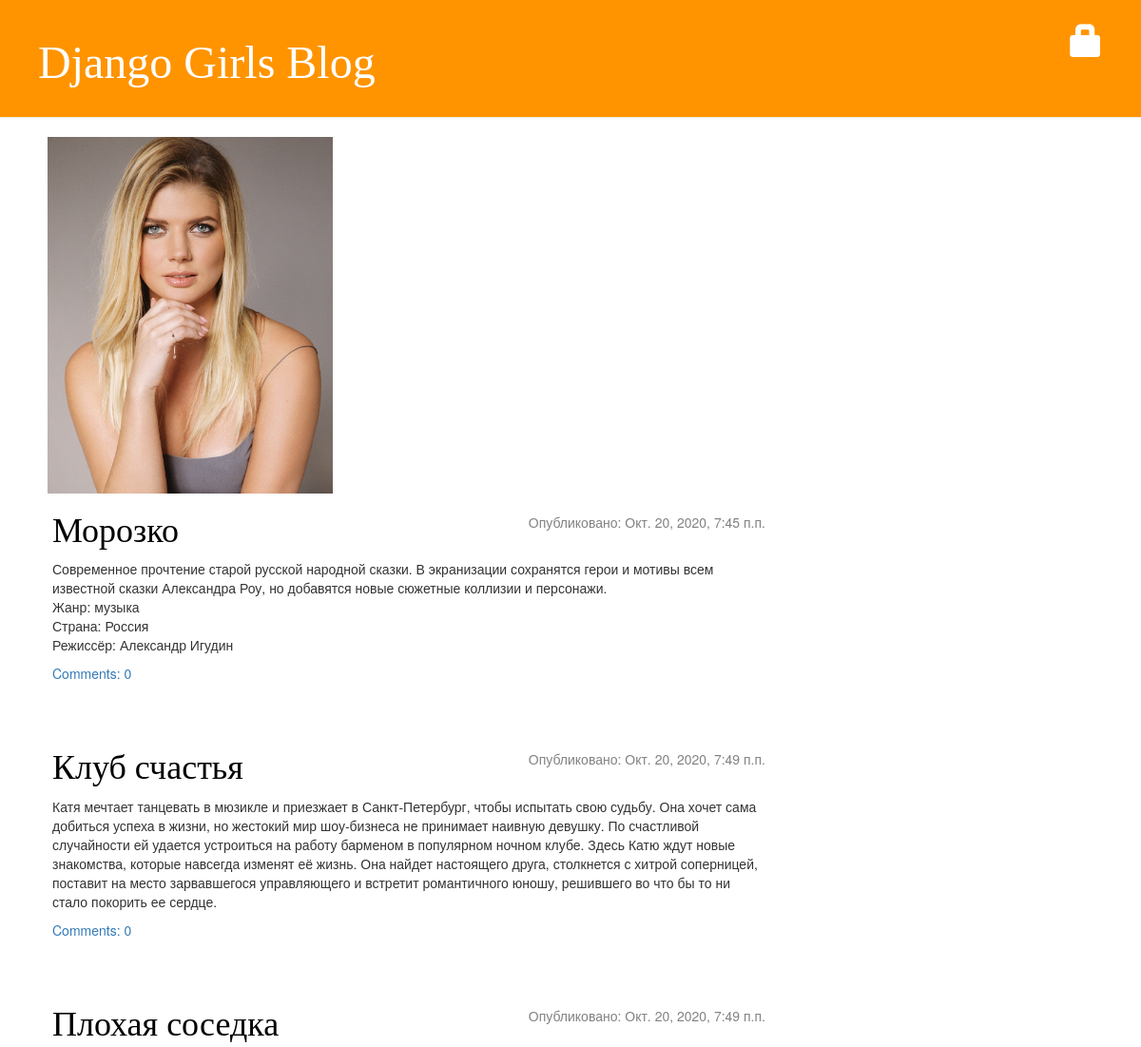
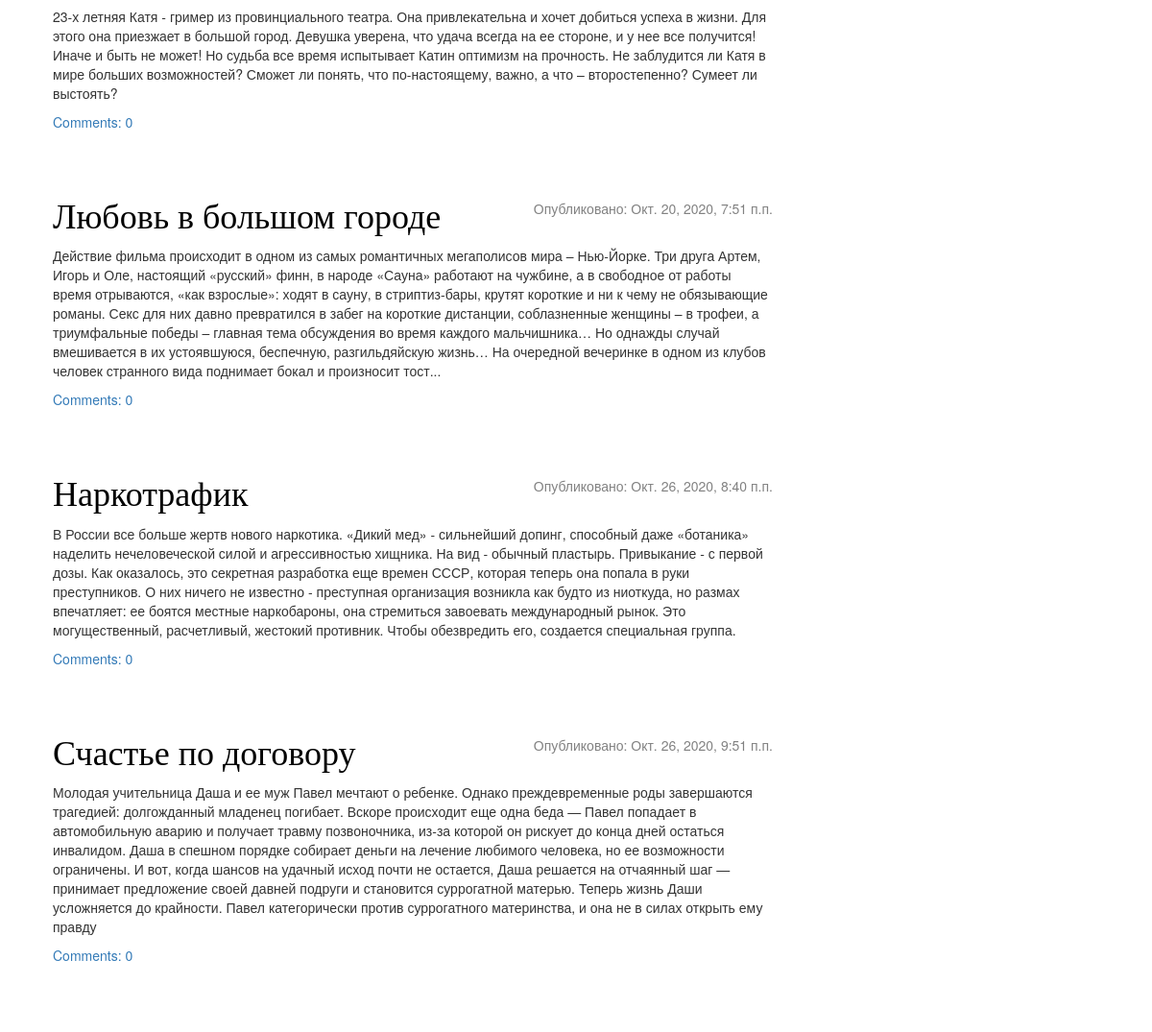
/, run on an earlier commit of the app's database (2 pictures, top to bottom).
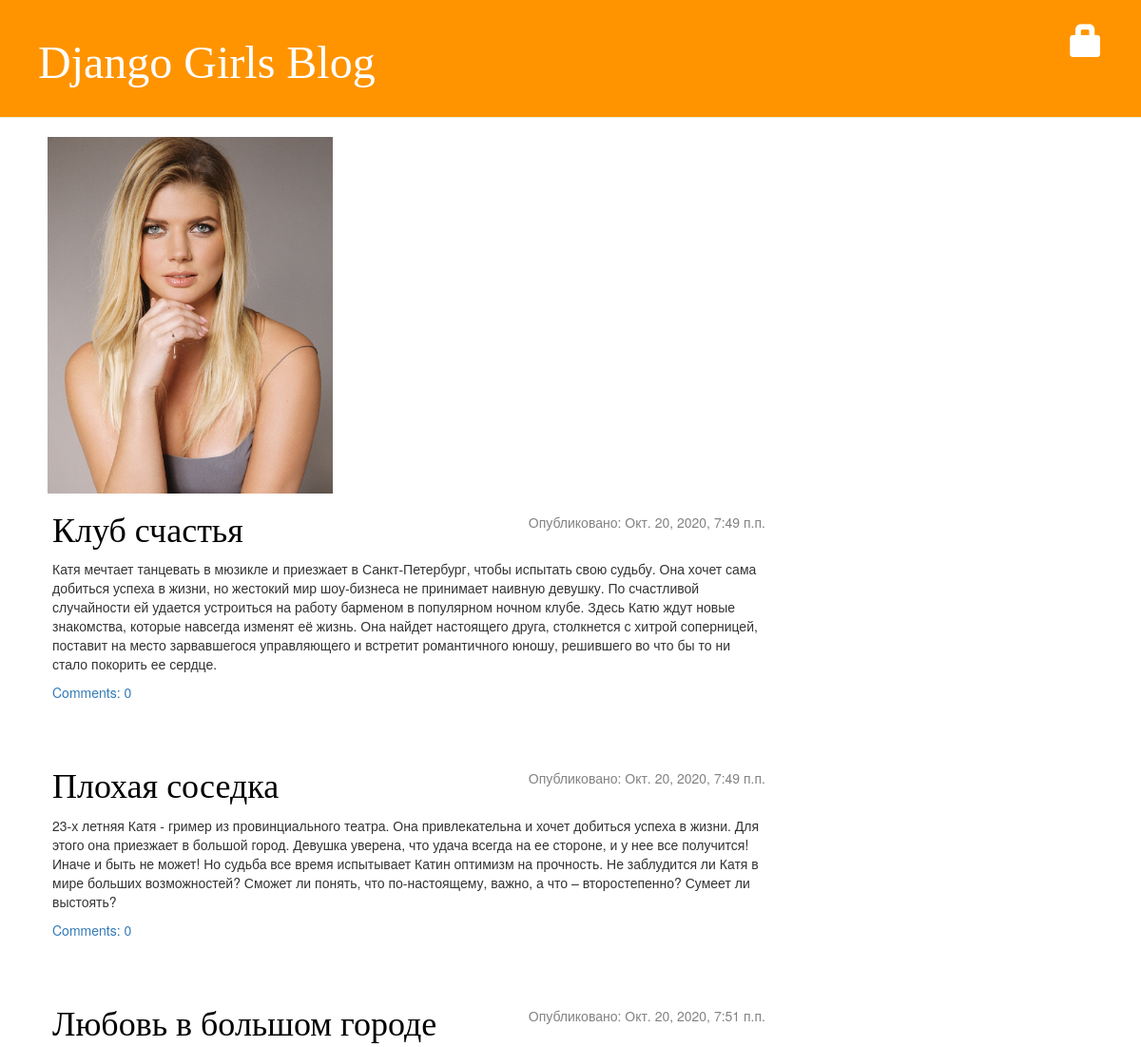
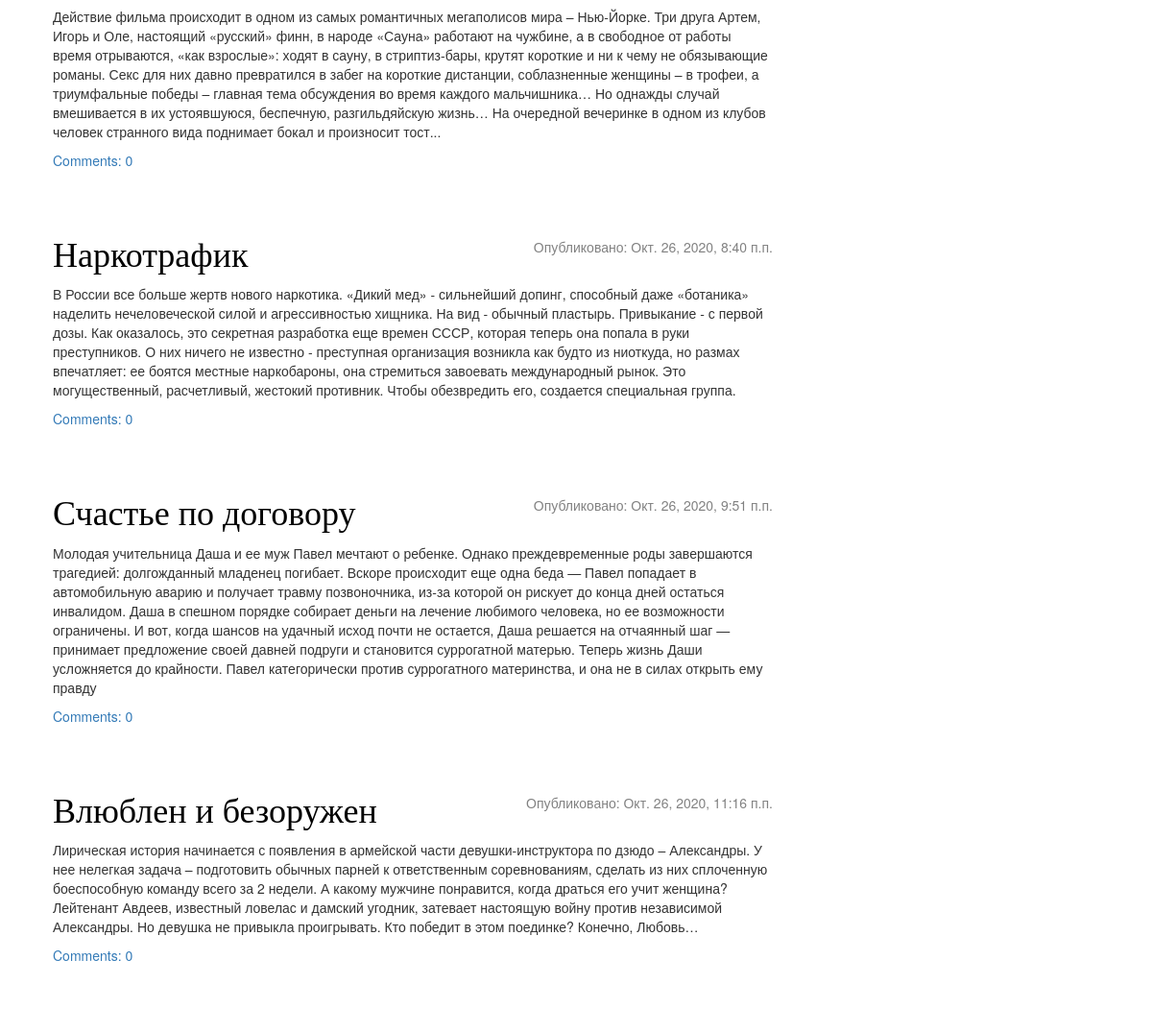
And on a later commit of the database (2 pictures, top to bottom).
### blog/models.py (models this page shows, shortened)
class Post(models.Model):
    author = models.ForeignKey(settings.AUTH_USER_MODEL, on_delete=models.CASCADE)
    title = models.CharField(max_length=200)
    text = models.TextField()
    created_date = models.DateTimeField(default=timezone.now)
    published_date = models.DateTimeField(blank=True, null=True)
    def approved_comments(self):
        return self.comments.filter(approved_comment=True)

### blog/views.py (the view)
# urls.py: path('', views.post_list, name='post_list'),
def post_list(request):
    posts = Post.objects.filter(published_date__lte=timezone.now()).order_by('published_date')
    return render(request, 'blog/post_list.html', {'posts': posts})

### blog/templates/blog/post_list.html
{% extends 'blog/base.html' %}
{% block content %}
    {% for post in posts %}
        <div class="post">
            <div class="date">
                <p>Опубликовано: {{ post.published_date }}</p>
            </div>
            <h1><a href="{% url 'post_detail' pk=post.pk %}">{{ post.title }}</a></h1>
            <p>{{ post.text|linebreaksbr }}</p>
            <a href="{% url 'post_detail' pk=post.pk %}">Comments: {{ post.approved_comments.count }}</a>
        </div>
    {% endfor %}
{% endblock %}

### blog/templates/blog/base.html (shortened to what this page needs)
<!DOCTYPE html>
{% load static %}
<html lang="en">
    <head>
        <link rel="stylesheet" href="//maxcdn.bootstrapcdn.com/bootstrap/3.2.0/css/bootstrap.min.css">
        <link rel="stylesheet" href="//maxcdn.bootstrapcdn.com/bootstrap/3.2.0/css/bootstrap-theme.min.css">
        <link rel="stylesheet" href="{% static 'css/blog.css' %}">
    </head>
    <body>
        <div class="page-header">
            {% if user.is_authenticated %}
                <a href="{% url 'post_new' %}" class="top-menu"><span class="glyphicon glyphicon-plus"></span></a>
                <a href="{% url 'post_draft_list' %}" class="top-menu"><span class="glyphicon glyphicon-edit"></span></a>
                <p class="login">Hello {{ user.username }} <small>(<a href="{% url 'logout' %}">Log out</a>)</small></p>
            {% else %}
                <a href="{% url 'login' %}" class="top-menu"><span class="glyphicon glyphicon-lock"></span></a>
            {% endif %}
            <h1><a href="/">Django Girls Blog</a></h1>
        </div>
        <img src="{% static "images/zadorozhnaya-1.jpg" %}" alt="zadorozhnaya" >
        <div class="content container">
            <div class="row">
                <div class="col-md-8">
                {% block content %}
                {% endblock %}
                </div>
            </div>
        </div>
    </body>
</html>

### static/css/blog.css (style rules this page uses)
.page-header { background-color: #ff9400; margin-top: 0; padding: 20px 20px 20px 40px; }
.page-header h1, .page-header h1 a, .page-header h1 a:visited, .page-header h1 a:active { color: #ffffff; font-size: 36pt; text-decoration: none; }
.content { margin-left: 40px; }
h1, h2, h3, h4 { font-family: 'Lobster', cursive; }
.date { color: #828282; float: right; }
.top-menu, .top-menu:hover, .top-menu:visited { color: #ffffff; float: right; font-size: 26pt; margin-right: 20px; }
.post { margin-bottom: 70px; }
.post h1 a, .post h1 a:visited { color: #000000; }
img { width: 350px; padding-left: 50px; }

What changed in the data, as far as the page shows it:
removed Post: published_date "Окт. 20, 2020, 7:45 п.п.", title "Морозко", text "Современное прочтение старой русской народной сказки. В экранизации сохранятся герои и мотивы всем известной сказки Александра Роу, но добавятся новые сюжетные коллизии и персонажи. Жанр: музыка Страна: Россия Режиссёр: Александр Игудин", approved_comments.count "0"
added Post: published_date "Окт. 26, 2020, 11:16 п.п.", title "Влюблен и безоружен", text "Лирическая история начинается с появления в армейской части девушки-инструктора по дзюдо – Александры. У нее нелегкая задача – подготовить обычных парней к ответственным соревнованиям, сделать из них сплоченную боеспособную команду всего за 2 недели. А какому мужчине понравится, когда драться его учит женщина? Лейтенант Авдеев, известный ловелас и дамский угодник, затевает настоящую войну против независимой Александры. Но девушка не привыкла проигрывать. Кто победит в этом поединке? Конечно, Любовь…", approved_comments.count "0"
